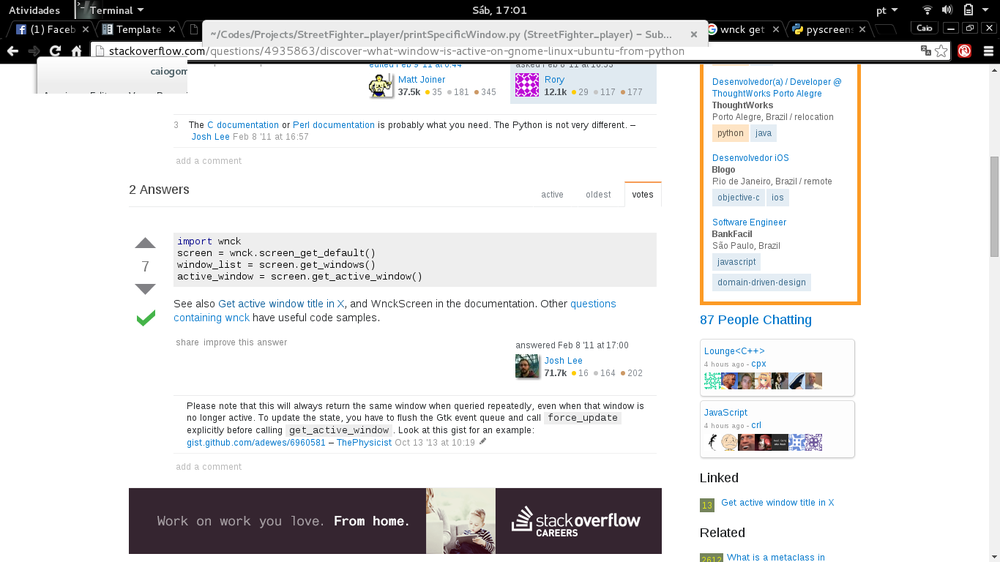
#> input picture capture.png, 1000 x 562 px, shrunk from 1366 x 768 before the run; its folder holds only this picture in this run
$ python filter_sprite.py
#> lines starting #> are read from the running program, lines starting #| are printed output that depends on the picture
#########################################################
#														#
#@Author: Caio M. Gomes									#
#@Brif: Script to extract some sprites from a sprite	#
#sheet of street fighter II. Necessary to build the		#
#street fighter player AI								#
#														#
#########################################################

import cv2
import numpy as np
import os
from Tkinter import Tk
from tkFileDialog import askopenfilename

nextx = 0
nexty = 0
buffx = 0


#check if a delimited line or colum defined by [posb, pose] is homogenious and return it
#loc = 0: line
#loc = 1: colum
def isHomogenious(loc, pos, posb, pose, image):

	flag = 1
	#print("inside ih/ b:"+str(posb)+" e:"+str(pose))
	for i in range(posb, pose):
		#print(str(image[i][pos])+","+str(image[i+1][pos]))
		if(flag == 1):
			if loc == 0:
				if (image[pos][i] != image[pos][i+1]).all():
					flag = 0
			else:
				if (image[i][pos] != image[i+1][pos]).all():
					flag = 0

	return flag


##################################################################################
def findSprite(beginx, beginy, image):
	#cv2.imshow("inf",image)

	#the size of a collum
	x = beginx
	#the begining of the sprite
	y = beginy
	#the end of the sprite
	j = beginy
	i = beginx

	global nextx
	global nexty
	global buffx

	sumbuff = 0

	if (buffx == nextx):
		sumbuff = 1

	#find the white line under all sprites
	print(image[x][y])

	while ((image[x][y] == [136,136,112,255]).all())|((image[x][y] == [136,136,112,0]).all())&(x < image.shape[0]):
		x += 1
		if sumbuff == 1:
			buffx += 1
		#print(x)

	#normalize the values(cutoff the white line for sure)
	x -= 2

	#iterate through the colum looking if every pixel is equal to a transparant line, if not ends the looking
	#because we found the first line in the sprite

	#while the colums are homogenius, because when they find a non homogenius line it is the begining of the sprite
	#hom = isHomogenious(1, y, beginx, x, image)
	#print("y:"+str(y)+" bx:"+str(beginx)+" x:"+str(x))
	nextflag = 0
	while (nextflag < 3 )&(y < image.shape[1]):

		if(isHomogenious(1, y, beginx, x, image) == 0 ):
			nextflag += 1
		else:
			nextflag = 0
		y += 1
		#print("y: "+str(y))

	y -= 3 #normalization for y
	j = y
	flag = 0
	i = beginx

	#iterate through the array looking for a new transparent line
	while (isHomogenious(1, j, beginx, x, image) == 0):
		j += 1
		#print("j: "+str(j))


	#pass the values obtained to the global variables
	#nextx = x+2
	#buffx = x+4
	nextx = 0
	nexty = j+4
	#the sprite matrix
	buff = image[beginx:x, y:j]

	return buff


##old algorithm####
###############################################################
def base():
	for i in range(0, h):
		for j in range(0, w):
			#buff = im[j*yconst:(j+1)*yconst, i*xconst:(i+1)*xconst]

			if not os.path.exists(ndir):
			    os.makedirs(ndir)
			cv2.imwrite("./"+ndir+"/sprite_"+str(j)+"_"+str(i)+".png", buff)

##################################################################################


Tk().withdraw() # we don't want a full GUI, so keep the root window from appearing


##define the file control parts
filename = askopenfilename() # show an "Open" dialog box and return the path to the selected file
#> the answer given: capture.png
#print(filename)
ndir = raw_input("Digite o nome do diretorio para salvar os sprites:")
#> the answer given: out.png
if not os.path.exists(ndir):
    os.makedirs(ndir)


img = cv2.imread(filename, -1)
#> img is the input picture: shape (562, 1000, 3); mean B, G, R 220.1, 219.5, 220.1

b_channel, g_channel, r_channel = cv2.split(img)
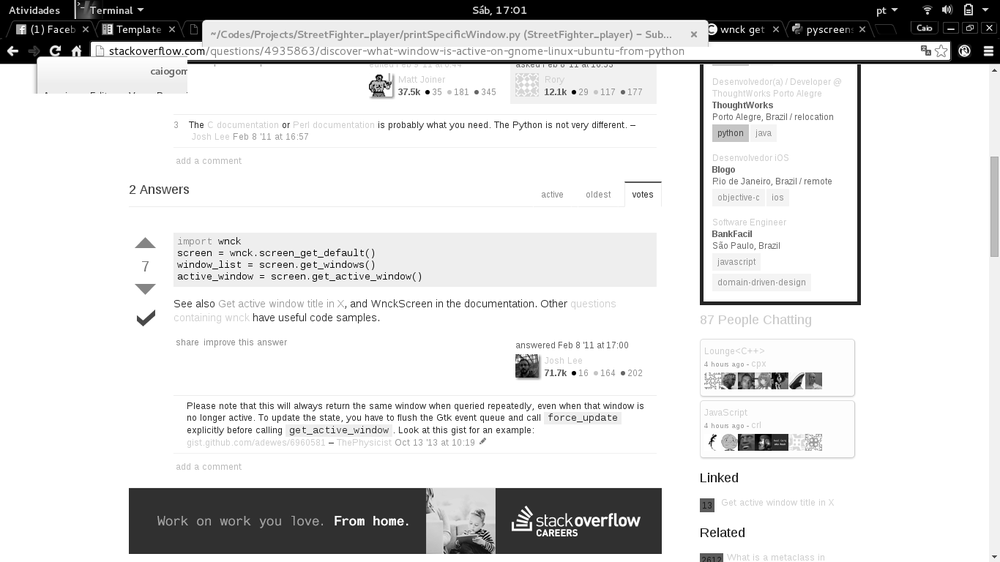
#> b_channel: shape (562, 1000); min 0, max 255, mean 220.1
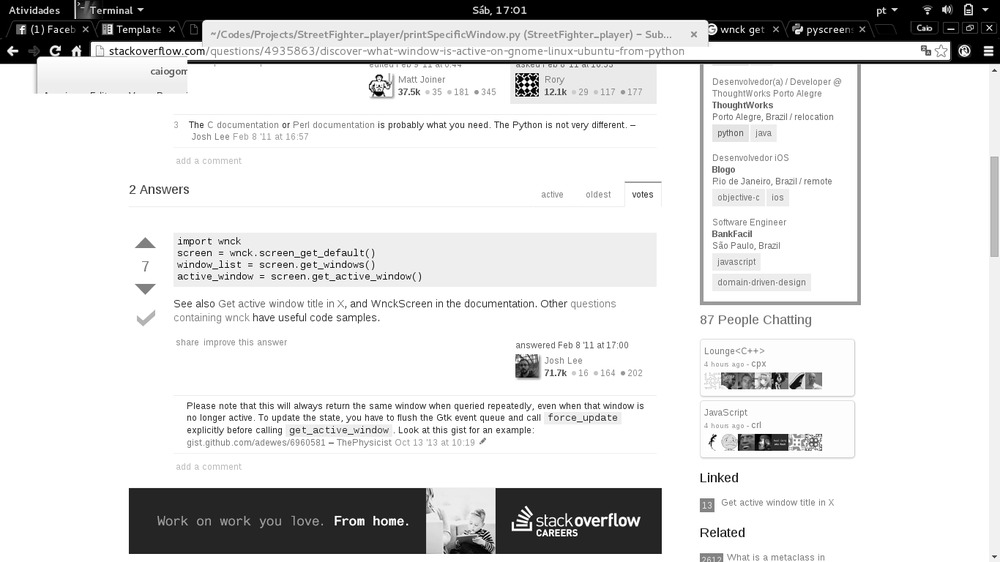
#> g_channel: shape (562, 1000); min 0, max 255, mean 219.5
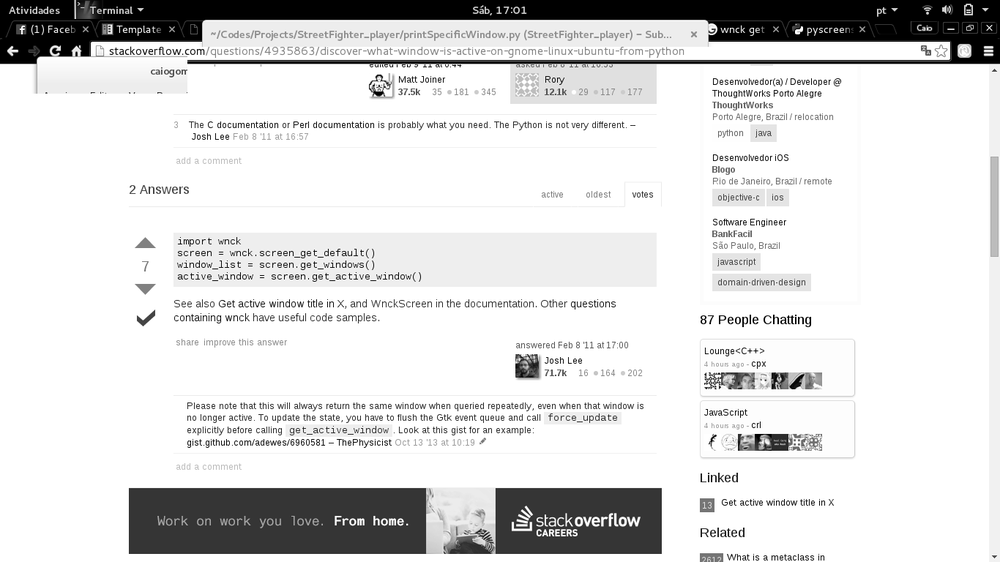
#> r_channel: shape (562, 1000); min 0, max 255, mean 220.1
alpha_channel = np.ones((img.shape[0], img.shape[1]), img.dtype)*255

newim = cv2.merge((b_channel, g_channel, r_channel, alpha_channel))

h = newim.shape[0]
#> h = 562
w = newim.shape[1]
#> w = 1000

#turns the entire image transparent
for i in range(0, newim.shape[0]):
	for j in range(0, newim.shape[1]):
		#print(im[i][j])
		if (newim[i][j] == [136,136,112,255]).all():
			#newim[i][j][3] = 0
			newim[i][j][3] = 0


print(filename)
raw_input("PRESS ENTER TO CONTINUE")

print(newim.shape)
#| (562, 1000, 4)
cv2.imwrite(ndir+"/buff.png", newim)


##imp = findSprite(nextx,nexty,newim)
#xconst = 49
#yconst = 109
xconst = 1
yconst = 1

#w = im.shape[0]/xconst
#h = im.shape[1]/yconst

##cv2.imwrite(ndir+"/img_"+str(beginx)+"_"+str(beginy)+".png", imp)

h = nextx
w = nexty

imgcounterx = 0
imgcountery = 0
soma = 0

while h < newim.shape[0]:
	while w < newim.shape[1]:

		imp = findSprite(nextx,nexty,newim)
		filename = ndir+"/img_"+str(imgcounterx)+"_"+str(imgcountery)+".png"
		cv2.imwrite(filename, imp)
#> (the run stopped early here; a loop or call above may not have finished)
